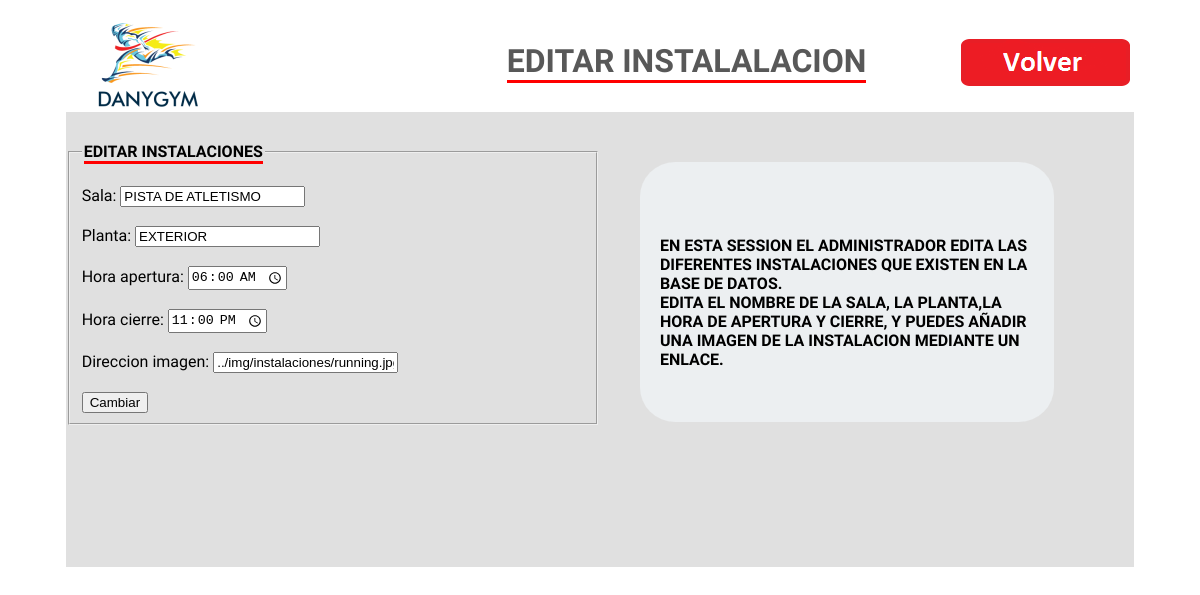
The page /gym/editainstalacion.php?id=PISTA DE ATLETISMO (signed in) on the database its author committed.
### tables this page shows
CREATE TABLE `instalaciones` (
  `ID_INSTALACION` int(11) NOT NULL,
  `SALA` varchar(20) NOT NULL,
  `PLANTA` varchar(20) NOT NULL,
  `HORA_APERTURA` time DEFAULT NULL,
  `HORA_CIERRE` time DEFAULT NULL,
  `direccion_imagen` varchar(100) DEFAULT NULL
);

### gym/editainstalacion.php (the view, shortened to what this page needs)
<?php
include_once("./configuraciondb.php");
?>
<!DOCTYPE html>
<html lang="en">
  <head>
    <link rel="stylesheet" type="text/css" href="usuario.css"/>
    <link rel="stylesheet" href="//code.jquery.com/ui/1.11.4/themes/smoothness/jquery-ui.css"/>
</head>
<body>
<?php
      $connection = new mysqli($db_host, $db_user, $db_password, $db_name);
      $consulta=$connection->query("select * from instalaciones where instalaciones.SALA='".$_GET['id']."';");
    while($obj = $consulta->fetch_object()){
            $sala=$obj->SALA;
            $planta=$obj->PLANTA;
            $horaapertura=$obj->HORA_APERTURA;
            $horacierre=$obj->HORA_CIERRE;
			$direccionimg=$obj->direccion_imagen;
     }
    ?>
<div id="contenedor">
  <div id="cabecera">
    <div class="cuadro1">
      <img  class="logo" src="Captura.png"/>
         <h1 class="welcome">EDITAR INSTALALACION</h1>
    </div>
	  	<div class="cuadro2">
		   	<a href="admininstalacion.php"><img  class="botonsalir" src="salir.png"/></a>
	  	</div>
  </div>
  <div id="cuerpo">
<form method="post" enctype="multipart/form-data">
    <fieldset class="formulario">
        <legend><span class="subrayado">EDITAR INSTALACIONES </span></legend></br>
    Sala:
    <input type="text" name="SALA" required value="<?php echo $sala; ?>"/></br></br>
    Planta:
    <input type="text" name="PLANTA" required value="<?php echo $planta; ?>"/></br></br>
    Hora apertura:
    <input type="time" name="HORA_APERTURA" required value="<?php echo $horaapertura; ?>"/></br></br>
    Hora cierre:
    <input  type="time" name="HORA_CIERRE"  value="<?php echo $horacierre; ?>"/></br></br>
	Direccion imagen:
    <input  tye="text" name="direccion_imagen"  value="<?php echo $direccionimg; ?>"/></br></br>
<input type="submit" value="Cambiar" />
    </fieldset>
</form>
<div id='contenidoplan2'>
	<p></br></br>EN ESTA SESSION EL ADMINISTRADOR EDITA LAS DIFERENTES INSTALACIONES QUE EXISTEN EN LA BASE DE DATOS.</br>
	EDITA EL NOMBRE DE LA SALA, LA PLANTA,LA HORA DE APERTURA Y CIERRE, Y PUEDES AÑADIR UNA IMAGEN DE LA INSTALACION MEDIANTE UN ENLACE.
</p>
</div>
    </div>
</body>
</html>

### gym/usuario.css (style rules this page uses)
#contenedor { width: 95%; height: 620px; margin: 0px auto; font-family: 'Raleway', sans-serif; }
#cabecera { width: 95%; height: 100px; float: left; margin-left: 2.5%; margin-top: 4px; }
.cuadro1 { width: 80%; height:100px; float: left; }
.cuadro2 { width: 20%; height: 100px; float: left; }
.logo { margin-left: 20px; float: left; }
.welcome { margin-left: 300px; float: left; border-bottom: 3px solid red; margin-top:30px; text-align: center; color:#585858; }
#cuerpo { clear: both; width: 95%; height: 455px; float: left; margin-left: 2.5%; background-color:#E0E0E0; }
.subrayado { border-bottom: 3px solid red; font-size: 16px; font-weight: bold; }
.formulario { float: left; width: 47%; margin-top: 30px; }
.subrayado { border-bottom: 3px solid red; }
.botonsalir { float: left; margin-top: 20px; margin-left: 30px; }
#contenidoplan2 { float: left; width: 35%; height: 220px; background-color: #ECEFF1; margin-top: 50px; border-radius: 35px; margin-left: 40px; padding: 20px; font-weight: bold; }

### rows shown on the page
instalaciones: SALA "PISTA DE ATLETISMO", PLANTA "EXTERIOR", HORA_APERTURA "06:00:00", HORA_CIERRE "23:00:00", direccion_imagen "../img/instalaciones/running.jpg"
